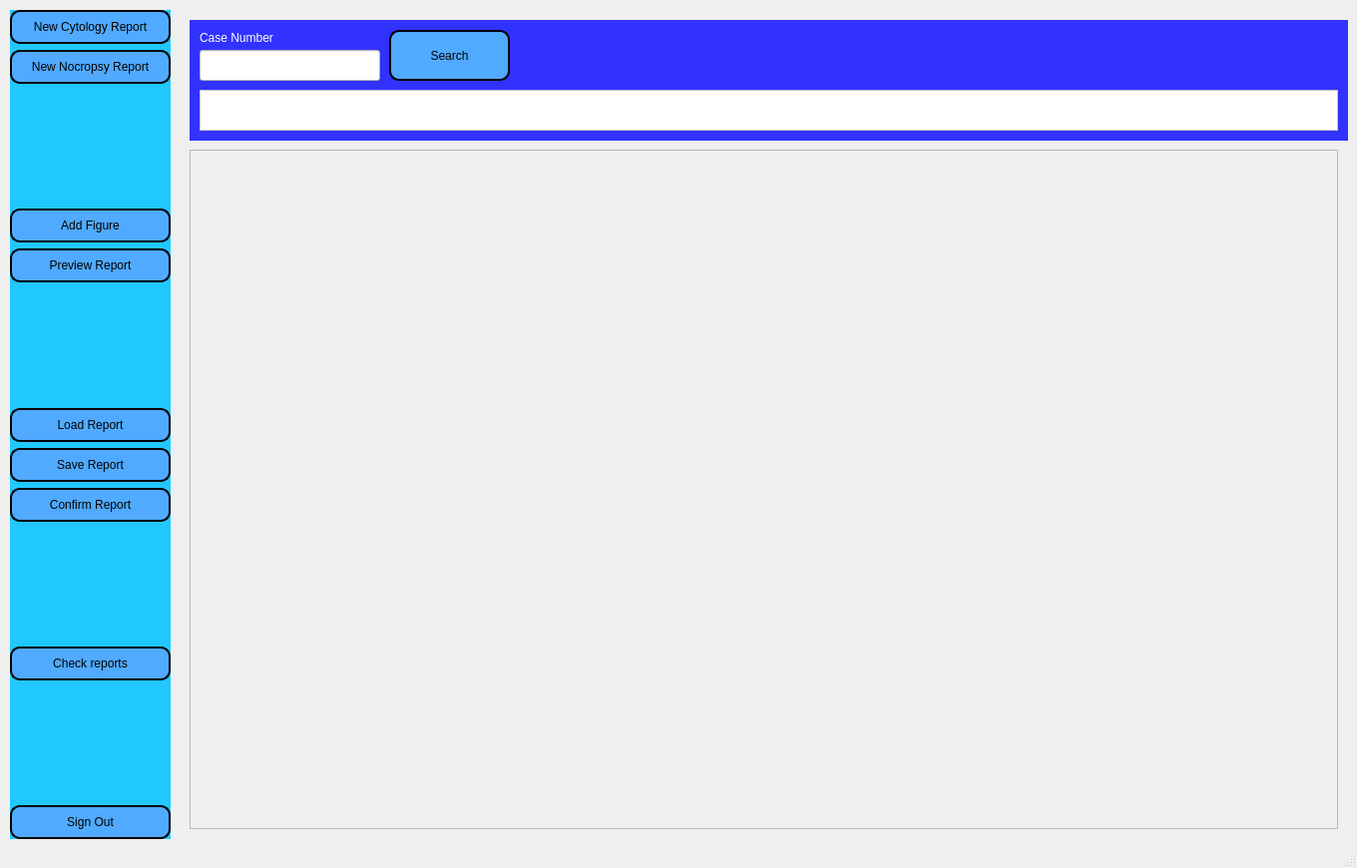
<?xml version="1.0" encoding="UTF-8"?>
<ui version="4.0">
 <class>main_app_view</class>
 <widget class="QMainWindow" name="main_app_view">
  <property name="geometry">
   <rect>
    <x>0</x>
    <y>0</y>
    <width>1360</width>
    <height>870</height>
   </rect>
  </property>
  <property name="windowTitle">
   <string>Report generator</string>
  </property>
  <property name="windowIcon">
   <iconset>
    <normaloff>:/icons/icons/report.png</normaloff>:/icons/icons/report.png</iconset>
  </property>
  <widget class="QWidget" name="centralwidget">
   <widget class="QWidget" name="page_widget" native="true">
    <property name="geometry">
     <rect>
      <x>10</x>
      <y>10</y>
      <width>161</width>
      <height>831</height>
     </rect>
    </property>
    <property name="minimumSize">
     <size>
      <width>0</width>
      <height>721</height>
     </size>
    </property>
    <property name="styleSheet">
     <string notr="true">QWidget{
	background-color: rgb(33, 200, 255);
}

QPushButton{
	border-radius: 10px;
	background-color: rgb(80,170,255);
	border: 2px solid black;
	height: 30px;
}</string>
    </property>
    <layout class="QVBoxLayout" name="verticalLayout">
     <item>
      <widget class="QPushButton" name="new_cytology_pushButton">
       <property name="text">
        <string>New Cytology Report</string>
       </property>
      </widget>
     </item>
     <item>
      <widget class="QPushButton" name="new_nocropsy_pushButton">
       <property name="text">
        <string>New Nocropsy Report</string>
       </property>
      </widget>
     </item>
     <item>
      <spacer name="verticalSpacer">
       <property name="orientation">
        <enum>Qt::Vertical</enum>
       </property>
       <property name="sizeHint" stdset="0">
        <size>
         <width>20</width>
         <height>40</height>
        </size>
       </property>
      </spacer>
     </item>
     <item>
      <widget class="QPushButton" name="add_figure_pushButton">
       <property name="text">
        <string>Add Figure</string>
       </property>
       <property name="icon">
        <iconset>
         <normaloff>:/icons/icons/add-image.png</normaloff>:/icons/icons/add-image.png</iconset>
       </property>
      </widget>
     </item>
     <item>
      <widget class="QPushButton" name="description_pushButton">
       <property name="text">
        <string>Preview Report</string>
       </property>
      </widget>
     </item>
     <item>
      <spacer name="verticalSpacer_3">
       <property name="orientation">
        <enum>Qt::Vertical</enum>
       </property>
       <property name="sizeHint" stdset="0">
        <size>
         <width>20</width>
         <height>40</height>
        </size>
       </property>
      </spacer>
     </item>
     <item>
      <widget class="QPushButton" name="load_report_pushButton">
       <property name="text">
        <string>Load Report</string>
       </property>
      </widget>
     </item>
     <item>
      <widget class="QPushButton" name="save_report_pushButton">
       <property name="text">
        <string>Save Report</string>
       </property>
      </widget>
     </item>
     <item>
      <widget class="QPushButton" name="confirm_report_pushButton">
       <property name="text">
        <string>Confirm Report</string>
       </property>
      </widget>
     </item>
     <item>
      <spacer name="verticalSpacer_4">
       <property name="orientation">
        <enum>Qt::Vertical</enum>
       </property>
       <property name="sizeHint" stdset="0">
        <size>
         <width>20</width>
         <height>40</height>
        </size>
       </property>
      </spacer>
     </item>
     <item>
      <widget class="QPushButton" name="check_report_pushButton">
       <property name="text">
        <string>Check reports</string>
       </property>
      </widget>
     </item>
     <item>
      <spacer name="verticalSpacer_2">
       <property name="orientation">
        <enum>Qt::Vertical</enum>
       </property>
       <property name="sizeHint" stdset="0">
        <size>
         <width>20</width>
         <height>40</height>
        </size>
       </property>
      </spacer>
     </item>
     <item>
      <widget class="QPushButton" name="sign_out_pushButton">
       <property name="text">
        <string>Sign Out</string>
       </property>
       <property name="icon">
        <iconset>
         <normaloff>:/icons/icons/log_out_white.png</normaloff>:/icons/icons/log_out_white.png</iconset>
       </property>
      </widget>
     </item>
    </layout>
   </widget>
   <widget class="QWidget" name="widget_3" native="true">
    <property name="geometry">
     <rect>
      <x>180</x>
      <y>10</y>
      <width>1171</width>
      <height>831</height>
     </rect>
    </property>
    <widget class="QWidget" name="widget" native="true">
     <property name="geometry">
      <rect>
       <x>10</x>
       <y>10</y>
       <width>1161</width>
       <height>121</height>
      </rect>
     </property>
     <property name="styleSheet">
      <string notr="true">QWidget{
	background-color: rgb(50, 50, 255);
}
QPushButton{
	border-radius: 10px;
	background-color: rgb(80,170,255);
	border: 2px solid black;
	height: 50px;
}

QLabel{
	color: rgb(255, 255, 255);
}
QLineEdit{
	background-color: rgb(255, 255, 255);
}

QTextEdit{
background-color: rgb(255, 255, 255);
}</string>
     </property>
     <widget class="QLabel" name="case_number_label">
      <property name="geometry">
       <rect>
        <x>10</x>
        <y>10</y>
        <width>81</width>
        <height>16</height>
       </rect>
      </property>
      <property name="text">
       <string>Case Number</string>
      </property>
     </widget>
     <widget class="QLineEdit" name="case_number_lineEdit">
      <property name="geometry">
       <rect>
        <x>10</x>
        <y>30</y>
        <width>181</width>
        <height>31</height>
       </rect>
      </property>
     </widget>
     <widget class="QTextEdit" name="case_info_textEdit">
      <property name="enabled">
       <bool>false</bool>
      </property>
      <property name="geometry">
       <rect>
        <x>10</x>
        <y>70</y>
        <width>1141</width>
        <height>41</height>
       </rect>
      </property>
     </widget>
     <widget class="QPushButton" name="search_pushButton">
      <property name="geometry">
       <rect>
        <x>200</x>
        <y>10</y>
        <width>121</width>
        <height>51</height>
       </rect>
      </property>
      <property name="text">
       <string>Search</string>
      </property>
     </widget>
    </widget>
    <widget class="QTextEdit" name="report_textEdit">
     <property name="enabled">
      <bool>false</bool>
     </property>
     <property name="geometry">
      <rect>
       <x>10</x>
       <y>140</y>
       <width>1151</width>
       <height>681</height>
      </rect>
     </property>
    </widget>
   </widget>
  </widget>
  <widget class="QStatusBar" name="statusbar"/>
  <action name="actionCytology_Report">
   <property name="text">
    <string>Cytology Report</string>
   </property>
  </action>
  <action name="actionNecropsy_Report">
   <property name="text">
    <string>Necropsy Report</string>
   </property>
  </action>
  <action name="actionSave_on_This_PC">
   <property name="text">
    <string>Save on This PC</string>
   </property>
  </action>
  <action name="actionSave_on_Server">
   <property name="text">
    <string>Save on Server</string>
   </property>
  </action>
  <action name="actionLoad_from_this_PC">
   <property name="text">
    <string>Load from this PC</string>
   </property>
  </action>
  <action name="actionLoad_from_Server">
   <property name="text">
    <string>Load from Server</string>
   </property>
  </action>
  <action name="actionConfirm_Report">
   <property name="text">
    <string>Confirm Report</string>
   </property>
  </action>
  <action name="actionApprove_Report">
   <property name="text">
    <string>Approve Report</string>
   </property>
  </action>
 </widget>
 <resources/>
 <connections/>
</ui>
